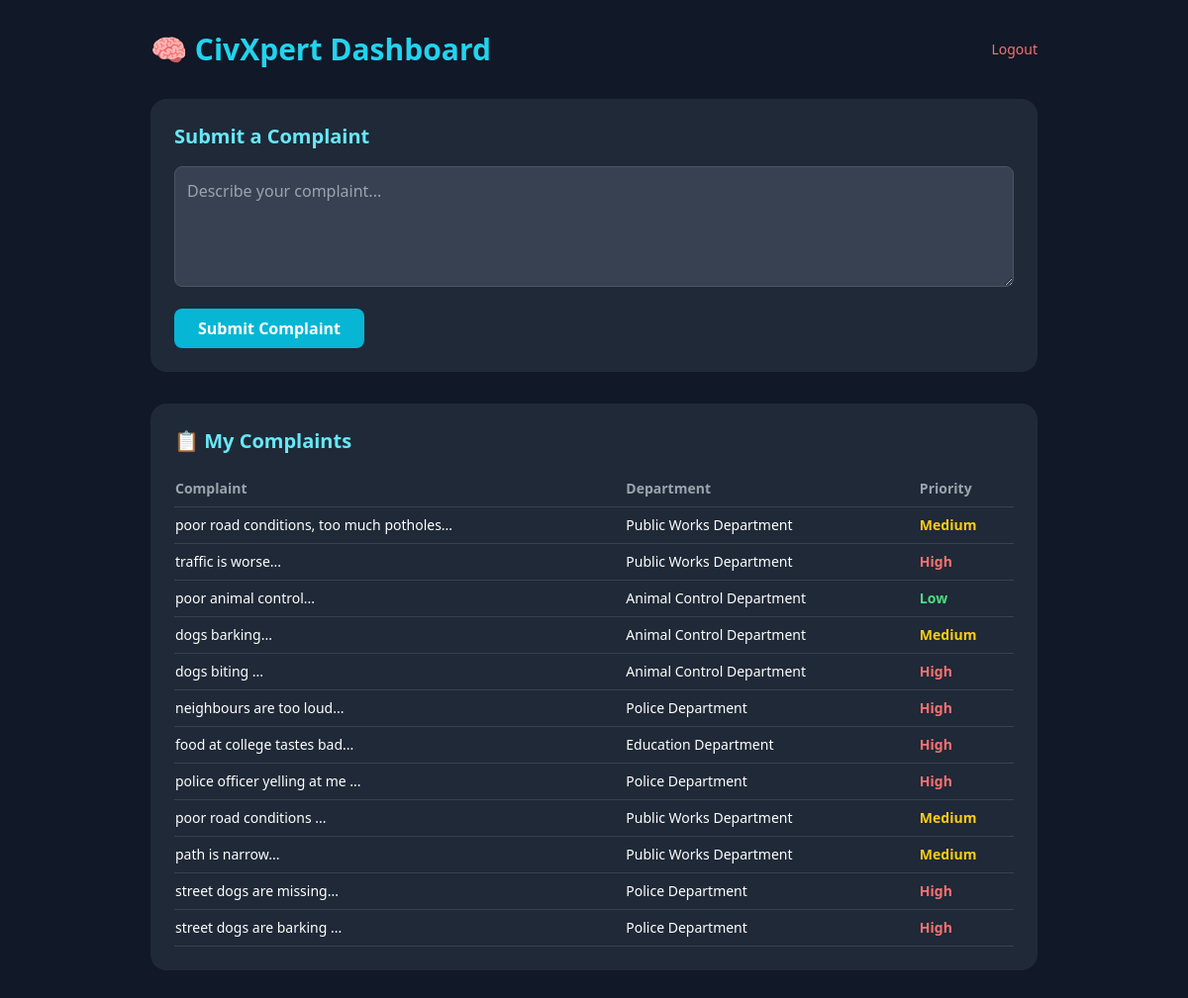
Page /dashboard (signed in) on the committed database.
### models.py (models this page shows)
class Complaint(db.Model):
    id = db.Column(db.Integer, primary_key=True)
    text = db.Column(db.Text, nullable=False)
    category = db.Column(db.String(100))
    department = db.Column(db.String(100))
    priority = db.Column(db.String(20))
    username = db.Column(db.String(80))
    created_at = db.Column(db.DateTime, default=datetime.utcnow)

### app.py (the view, shortened to what this page needs)
@app.route("/dashboard", methods=["GET", "POST"])
def dashboard():
    if "user" not in session:
        return redirect(url_for("login"))
    result = None
    complaints = Complaint.query.filter_by(username=session["user"]).all()
    return render_template("dashboard.html", result=result, complaints=complaints)

### templates/dashboard.html (shortened to what this page needs)
<!DOCTYPE html>
<html lang="en">
<head>
    <script src="https://cdn.tailwindcss.com"></script>
</head>
<body class="bg-gray-900 min-h-screen text-white p-8">
    <div class="max-w-4xl mx-auto">
        <div class="flex justify-between items-center mb-8">
            <h1 class="text-3xl font-bold text-cyan-400">🧠 CivXpert Dashboard</h1>
            <a href="/logout" class="text-sm text-red-400 hover:underline">Logout</a>
        </div>
        <div class="bg-gray-800 p-6 rounded-2xl mb-8">
            <h2 class="text-xl font-semibold mb-4 text-cyan-300">Submit a Complaint</h2>
            <form method="POST">
                <textarea name="complaint" rows="4" required placeholder="Describe your complaint..."
                    class="w-full p-3 rounded-lg bg-gray-700 text-white border border-gray-600 focus:outline-none focus:border-cyan-400 mb-4"></textarea>
                <button type="submit"
                    class="bg-cyan-500 hover:bg-cyan-600 text-white font-bold py-2 px-6 rounded-lg transition">
                    Submit Complaint
                </button>
            </form>
        </div>
        <div class="bg-gray-800 p-6 rounded-2xl">
            <h2 class="text-xl font-semibold mb-4 text-cyan-300">📋 My Complaints</h2>
            {% if complaints %}
            <table class="w-full text-sm">
                <thead>
                    <tr class="text-gray-400 border-b border-gray-700">
                        <th class="text-left py-2">Complaint</th>
                        <th class="text-left py-2">Department</th>
                        <th class="text-left py-2">Priority</th>
                    </tr>
                </thead>
                <tbody>
                {% for c in complaints %}
                <tr class="border-b border-gray-700">
                    <td class="py-2">{{ c.text[:60] }}...</td>
                    <td class="py-2">{{ c.department }}</td>
                    <td class="py-2 font-bold {% if c.priority == 'High' %}text-red-400{% elif c.priority == 'Medium' %}text-yellow-400{% else %}text-green-400{% endif %}">
                        {{ c.priority }}
                    </td>
                </tr>
                {% endfor %}
                </tbody>
            </table>
            {% else %}
            <p class="text-gray-400">No complaints submitted yet.</p>
            {% endif %}
        </div>
    </div>
</body>
</html>

### rows in the picture
Complaint: text "poor road conditions, too much potholes", department "Public Works Department", priority "Medium"
Complaint: text "traffic is worse", department "Public Works Department", priority "High"
Complaint: text "poor animal control", department "Animal Control Department", priority "Low"
Complaint: text "dogs barking", department "Animal Control Department", priority "Medium"
Complaint: text "dogs biting", department "Animal Control Department", priority "High"
Complaint: text "neighbours are too loud", department "Police Department", priority "High"
Complaint: text "food at college tastes bad", department "Education Department", priority "High"
Complaint: text "police officer yelling at me", department "Police Department", priority "High"
Complaint: text "poor road conditions", department "Public Works Department", priority "Medium"
Complaint: text "path is narrow", department "Public Works Department", priority "Medium"
Complaint: text "street dogs are missing", department "Police Department", priority "High"
Complaint: text "street dogs are barking", department "Police Department", priority "High"
